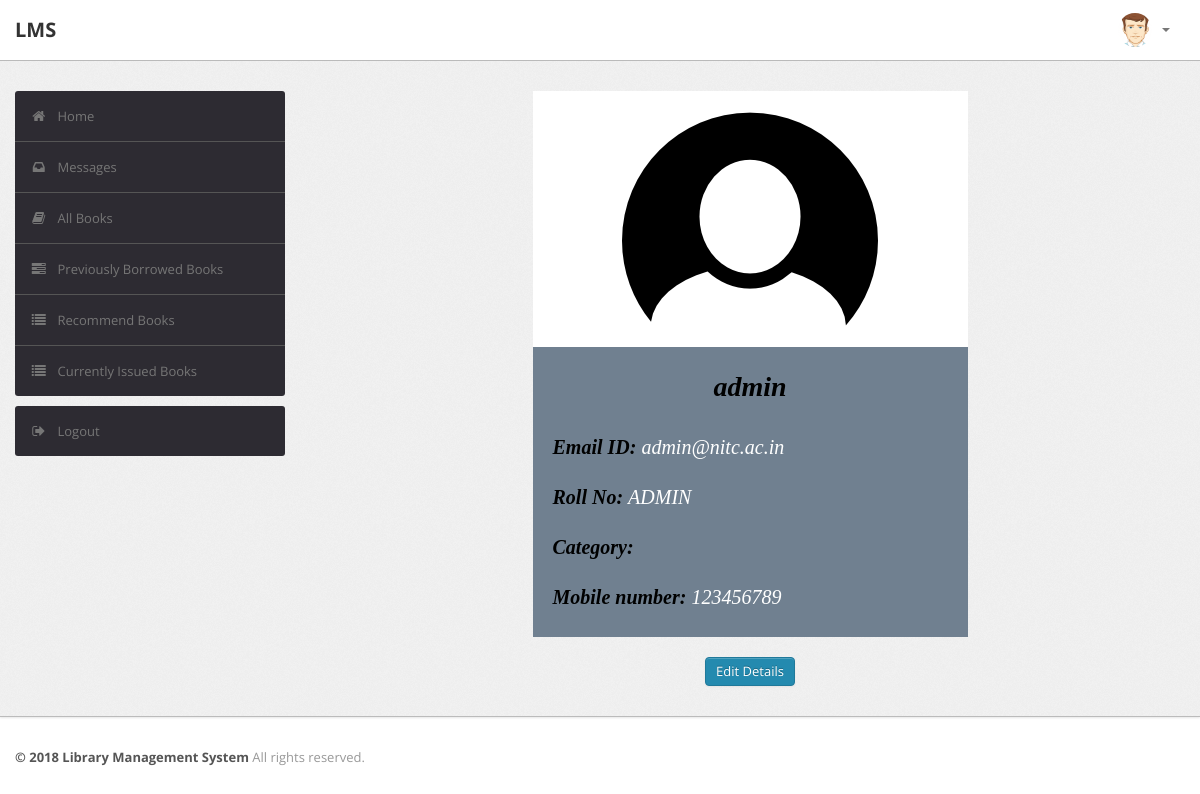
The page /student/index.php (signed in) on the database its author committed.
### tables this page shows
CREATE TABLE `user` (
  `RollNo` varchar(50) NOT NULL,
  `Name` varchar(50) DEFAULT NULL,
  `Type` varchar(50) DEFAULT NULL,
  `Category` varchar(50) DEFAULT NULL,
  `EmailId` varchar(50) DEFAULT NULL,
  `MobNo` bigint(11) DEFAULT NULL,
  `Password` varchar(50) DEFAULT NULL,
  PRIMARY KEY (`RollNo`),
  UNIQUE KEY `EmailId` (`EmailId`)
);

### student/index.php (the view, shortened to what this page needs)
<?php
require('dbconn.php');
?>
<!DOCTYPE html>
<html lang="en">
    <head>
        <link type="text/css" href="bootstrap/css/bootstrap.min.css" rel="stylesheet">
        <link type="text/css" href="bootstrap/css/bootstrap-responsive.min.css" rel="stylesheet">
        <link type="text/css" href="css/theme.css" rel="stylesheet">
        <link type="text/css" href="images/icons/css/font-awesome.css" rel="stylesheet">
    </head>
    <body>
        <div class="navbar navbar-fixed-top">
            <div class="navbar-inner">
                <div class="container">
                        <a class="brand" href="index.php">LMS </a>
                    <div class="nav-collapse collapse navbar-inverse-collapse">
                        <ul class="nav pull-right">
                            <li class="nav-user dropdown"><a href="#" class="dropdown-toggle" data-toggle="dropdown">
                                <img src="images/user.png" class="nav-avatar" />
                                <b class="caret"></b></a>
                            </li>
                        </ul>
                    </div>
                </div>
            </div>
        </div>
        <div class="wrapper">
            <div class="container">
                <div class="row">
                    <div class="span3">
                        <div class="sidebar">
                            <ul class="widget widget-menu unstyled">
                                <li class="active"><a href="index.php"><i class="menu-icon icon-home"></i>Home
                                </a></li>
                                 <li><a href="message.php"><i class="menu-icon icon-inbox"></i>Messages</a>
                                </li>
                                <li><a href="book.php"><i class="menu-icon icon-book"></i>All Books </a></li>
                                <li><a href="history.php"><i class="menu-icon icon-tasks"></i>Previously Borrowed Books </a></li>
                                <li><a href="recommendations.php"><i class="menu-icon icon-list"></i>Recommend Books </a></li>
                                <li><a href="current.php"><i class="menu-icon icon-list"></i>Currently Issued Books </a></li>
                            </ul>
                            <ul class="widget widget-menu unstyled">
                                <li><a href="logout.php"><i class="menu-icon icon-signout"></i>Logout </a></li>
                            </ul>
                        </div>
                    </div>
                    <div class="span9">
                    	<center>
                           	<div class="card" style="width: 50%;">
                    			<img class="card-img-top" src="images/profile2.png" alt="Card image cap">
                    			<div class="card-body">
                                <?php
                                $rollno = $_SESSION['RollNo'];
                                $sql="select * from LMS.user where RollNo='$rollno'";
                                $result=$conn->query($sql);
                                $row=$result->fetch_assoc();
                                $name=$row['Name'];
                                $category=$row['Category'];
                                $email=$row['EmailId'];
                                $mobno=$row['MobNo'];
                                ?>
                    				<i>
                    				<h1 class="card-title"><center><?php echo $name ?></center></h1>
                    				<br>
                    				<p><b>Email ID: </b><?php echo $email ?></p>
                    				<br>
                    				<p><b>Roll No: </B><?php echo $rollno ?></p>
                    				<br>
                    				<p><b>Category: </b><?php echo $category ?></p>
                    				<br>
                    				<p><b>Mobile number: </b><?php echo $mobno ?></p>
                                </i>
                    			</div>
                    		</div>
                            <br>
                            <a href="edit_student_details.php" class="btn btn-primary">Edit Details</a>
      					</center>
                    </div>
                </div>
            </div>
        </div>
<div class="footer">
            <div class="container">
                <b class="copyright">&copy; 2018 Library Management System </b>All rights reserved.
            </div>
        </div>
    </body>
</html>

### student/css/theme.css (style rules this page uses)
body { font-size: 13px; font-family: 'Open Sans', Arial, sans-serif; background: #fff; color: #777 }
h1, h2, h3, h4, h5, h6 { color: #333; margin-top: 0 }
h1 { font-size: 28px }
strong, b { color: #555 }
.wrapper { background: url(../images/bg.png) #eee; border-bottom: 1px solid #bbb; -webkit-box-shadow: 0 1px 2px rgba(0,0,0,0.1); -moz-box-shadow: 0 1px 2px rgba(0,0,0,0.1); box-shadow: 0 1px 2px rgba(0,0,0,0.1); padding: 30px 0 }
.footer { color: #999; padding: 30px 0 60px }
body [class^="icon-"], body [class*=" icon-"] { font-size: 14px; line-height: 20px; height: 20px }
.navbar { position: static!important; margin: 0!important }
.navbar .navbar-inner { background: #fff; border-bottom: 1px solid #bbb; -webkit-box-shadow: 0 1px 2px rgba(0,0,0,0.15); -moz-box-shadow: 0 1px 2px rgba(0,0,0,0.15); box-shadow: 0 1px 2px rgba(0,0,0,0.15) }
.navbar .brand { color: #333; font-weight: bold; font-size: 20px; margin-right: 20px; padding: 20px }
.navbar .nav>li>a { padding: 20px 15px; font-weight: bold; color: #777 }
.nav-user>a { height: 20px }
.nav-avatar { width: 34px; height: 34px; margin: -7px 5px 0 0; -webkit-border-radius: 50%; -moz-border-radius: 50%; border-radius: 50% }
.btn, .btn-box { -webkit-border-radius: 3px; -moz-border-radius: 3px; border-radius: 3px }
.btn { font-size: 13px; font-weight: 600 }
.btn { display: inline-block; margin-bottom: 0; font-weight: 400; text-align: center; vertical-align: middle; cursor: pointer; background-image: none; border: 1px solid transparent; white-space: nowrap; padding: 4px 10px; font-size: 13px; line-height: 1.42857; border-radius: 4px; -webkit-user-select: none; -moz-user-select: none; -ms-user-select: none; user-select: none }
.btn-primary { color: #fff; background-color: #248aaf; border-color: #20799a }
.widget-menu { background: #fff; -webkit-border-radius: 3px; -moz-border-radius: 3px; border-radius: 3px; overflow: hidden }
.widget-menu a { color: #555; display: block; line-height: 20px; padding: 15px; text-decoration: none!important }
.widget-menu .menu-icon { margin-right: 10px; color: #767676; -webkit-transition: all .2s ease-in-out; -moz-transition: all .2s ease-in-out; transition: all .2s ease-in-out; }
.widget-menu>li+li { border-top: 1px solid #555 }
.widget-menu>li>a { background-color: #2d2b32; color: #767676; -webkit-transition: all .2s ease-in-out; -moz-transition: all .2s ease-in-out; transition: all .2s ease-in-out; }
.card { border: 2px; font-family: "Times New Roman", Times, serif; background: rgb(255, 255, 255); }
.card-body { padding: 20px; background: rgb(112, 128, 144); text-align: left; color: rgb(255, 255, 255); }
.card-body p { font-size: 20px; }
.card-body h1 { color: rgb(0, 0, 0); }
.card-body b { color: rgb(0, 0 , 0); }

### rows shown on the page
user: Name "admin", EmailId "admin@nitc.ac.in", MobNo "123456789"

### other values the page prints
$rollno "ADMIN"
